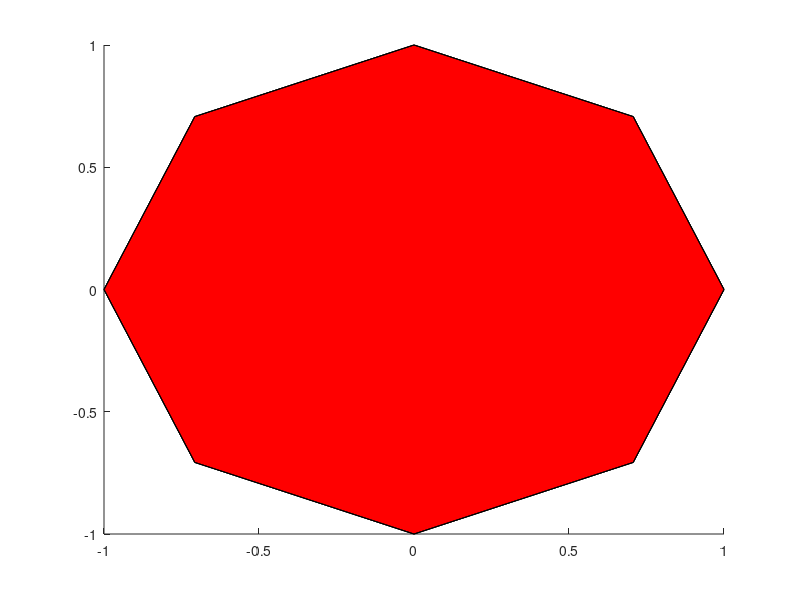

The MATLAB script that drew this image: (Note: this script raises an error after producing the figure.)
% Werikson Alves - 96708
% Aula 03 DE ELT 476 (02/06/22)
%==========================================================================
%% Cria um cilindro com N faces

% Limpar todas as variaveis, janelas e o command window
close all; clear all; clc;

F = 8;
V = [];
F_Lat = [[1 2 10 9];
         [2 3 11 10];
         [3 4 12 11];
         [4 5 13 12];
         [5 6 14 13];
         [6 7 15 14];
         [7 8 16 15];
         [8 1 9 16]];
     
F_F_T = [[1 2 3 4 5 6 7 8];
         [9 10 11 12 13 14 15 16]];

V = [];
for i = 0:(360/F):359
    V = [V;cosd(i),sind(i),0];
end
for i = 0:45:359
    V = [V;cosd(i),sind(i),2];
end
fft = patch('Vertices',V,'Faces',F_F_T,'Facecolor',[1 0 0]);
fla = patch('Vertices',V,'Faces',F_Lat,'Facecolor',[0 0 1]);
fla.FaceAlpha = 0.5;
axis([-2 2 -2 2 -1 5])
view(30,30)
xlabel('x')
ylabel('y')
zlabel('z')
grid on
